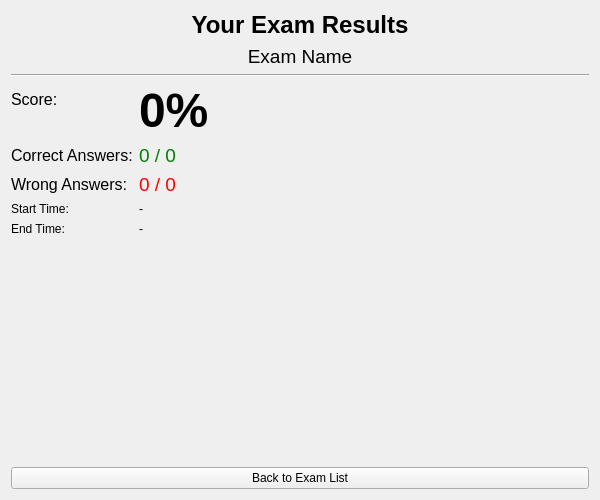
<?xml version="1.0" encoding="UTF-8"?>
<ui version="4.0">
 <class>ExamResults</class>
 <widget class="QWidget" name="ExamResults">
  <property name="geometry">
   <rect>
    <x>0</x>
    <y>0</y>
    <width>600</width>
    <height>500</height>
   </rect>
  </property>
  <property name="windowTitle">
   <string>Exam Results</string>
  </property>
  <layout class="QVBoxLayout" name="verticalLayout">
   <item>
    <widget class="QLabel" name="titleLabel">
     <property name="text">
      <string>Your Exam Results</string>
     </property>
     <property name="alignment">
      <set>Qt::AlignCenter</set>
     </property>
     <property name="font">
      <font>
       <pointsize>18</pointsize>
       <weight>75</weight>
       <bold>true</bold>
      </font>
     </property>
    </widget>
   </item>
   <item>
    <widget class="QLabel" name="examNameLabel">
     <property name="text">
      <string>Exam Name</string>
     </property>
     <property name="alignment">
      <set>Qt::AlignCenter</set>
     </property>
     <property name="font">
      <font>
       <pointsize>14</pointsize>
      </font>
     </property>
    </widget>
   </item>
   <item>
    <widget class="Line" name="line">
     <property name="orientation">
      <enum>Qt::Horizontal</enum>
     </property>
    </widget>
   </item>
   <item>
    <layout class="QFormLayout" name="formLayout">
     <item row="0" column="0">
      <widget class="QLabel" name="label_2">
       <property name="text">
        <string>Score:</string>
       </property>
       <property name="font">
        <font>
         <pointsize>12</pointsize>
        </font>
       </property>
      </widget>
     </item>
     <item row="0" column="1">
      <widget class="QLabel" name="scoreLabel">
       <property name="text">
        <string>0%</string>
       </property>
       <property name="font">
        <font>
         <pointsize>36</pointsize>
         <weight>75</weight>
         <bold>true</bold>
        </font>
       </property>
      </widget>
     </item>
     <item row="1" column="0">
      <widget class="QLabel" name="label_4">
       <property name="text">
        <string>Correct Answers:</string>
       </property>
       <property name="font">
        <font>
         <pointsize>12</pointsize>
        </font>
       </property>
      </widget>
     </item>
     <item row="1" column="1">
      <widget class="QLabel" name="correctLabel">
       <property name="text">
        <string>0 / 0</string>
       </property>
       <property name="font">
        <font>
         <pointsize>14</pointsize>
        </font>
       </property>
       <property name="styleSheet">
        <string notr="true">color: green;</string>
       </property>
      </widget>
     </item>
     <item row="2" column="0">
      <widget class="QLabel" name="label_6">
       <property name="text">
        <string>Wrong Answers:</string>
       </property>
       <property name="font">
        <font>
         <pointsize>12</pointsize>
        </font>
       </property>
      </widget>
     </item>
     <item row="2" column="1">
      <widget class="QLabel" name="wrongLabel">
       <property name="text">
        <string>0 / 0</string>
       </property>
       <property name="font">
        <font>
         <pointsize>14</pointsize>
        </font>
       </property>
       <property name="styleSheet">
        <string notr="true">color: red;</string>
       </property>
      </widget>
     </item>
     <item row="3" column="0">
      <widget class="QLabel" name="label_8">
       <property name="text">
        <string>Start Time:</string>
       </property>
      </widget>
     </item>
     <item row="3" column="1">
      <widget class="QLabel" name="startTimeLabel">
       <property name="text">
        <string>-</string>
       </property>
      </widget>
     </item>
     <item row="4" column="0">
      <widget class="QLabel" name="label_10">
       <property name="text">
        <string>End Time:</string>
       </property>
      </widget>
     </item>
     <item row="4" column="1">
      <widget class="QLabel" name="endTimeLabel">
       <property name="text">
        <string>-</string>
       </property>
      </widget>
     </item>
    </layout>
   </item>
   <item>
    <spacer name="verticalSpacer">
     <property name="orientation">
      <enum>Qt::Vertical</enum>
     </property>
     <property name="sizeHint" stdset="0">
      <size>
       <width>20</width>
       <height>40</height>
      </size>
     </property>
    </spacer>
   </item>
   <item>
    <widget class="QPushButton" name="backButton">
     <property name="text">
      <string>Back to Exam List</string>
     </property>
    </widget>
   </item>
  </layout>
 </widget>
 <resources/>
 <connections/>
</ui>
